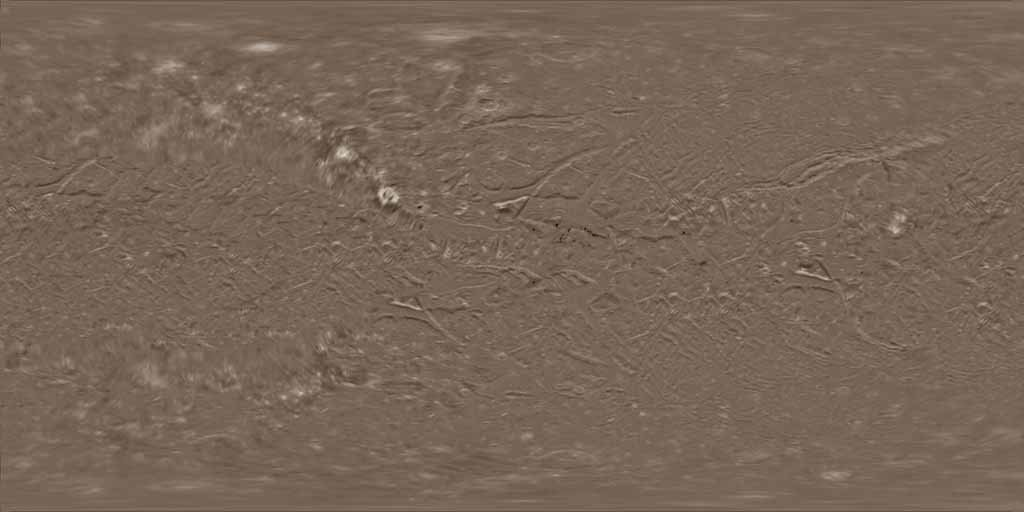
#> input picture tools/texture-masters/Ariel.jpg, 1024 x 512 px, found by its file name; its folder holds only this picture in this run
$ python gen-ship-ktx2.py
#> lines starting #> are read from the running program, lines starting #| are printed output that depends on the picture
#!/usr/bin/env python3
"""Regenerate the 34 shipping KTX2/ETC1S colour textures from the archived masters.

The textures committed under app/src/main/assets/textures/*.ktx2 were produced with
exactly these flags (and verified on-device via the Solar Compress preview). This
script reproduces them: it pre-flips each master vertically (CompressedTexture.flipY
is false and cannot be flipped at runtime, while the source images are flipY=true on
the shared sphere geometry), encodes ETC1S with baked mipmaps in sRGB, and writes the
.ktx2 IN PLACE in app/src/main/assets/textures/. The 4 carve-outs
(Sun/EarthNormal/EarthSpecular = lighting; SaturnRing = alpha) are KEPT as JPEG/PNG.

Source = tools/texture-masters/ (the archived originals). Requires KTX-Software toktx.
"""
import os, subprocess, shutil
from PIL import Image

TOKTX = r"C:\Program Files\KTX-Software\bin\toktx.exe"
SRC = "tools/texture-masters"
DST = "app/src/main/assets/textures"
TMP = "tools/_flip_tmp"
KEEP = {"Sun", "EarthNormal", "EarthSpecular", "SaturnRing"}   # carve-outs (by stem), stay original

if os.path.isdir(TMP):
    shutil.rmtree(TMP)
os.makedirs(TMP, exist_ok=True)

ok = fail = 0
for f in sorted(os.listdir(SRC)):
    base, ext = os.path.splitext(f)
    if ext.lower() not in (".jpg", ".jpeg", ".png"):
        continue
    if base in KEEP:
        print(f"  KEEP original: {f}")
        continue
    flipped = os.path.join(TMP, f)
    Image.open(os.path.join(SRC, f)).transpose(Image.FLIP_TOP_BOTTOM).save(flipped)
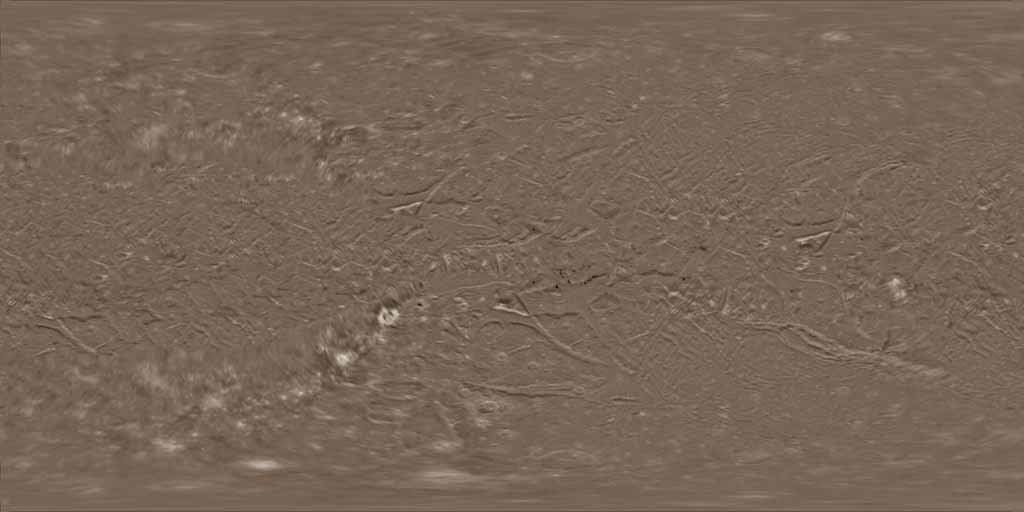
#> saved as Ariel.jpg: PIL image 1024x512 RGB; mean R, G, B 119.4, 101.4, 87.4
    out = os.path.join(DST, base + ".ktx2")
#> (the run stopped early here; a loop or call above may not have finished)
